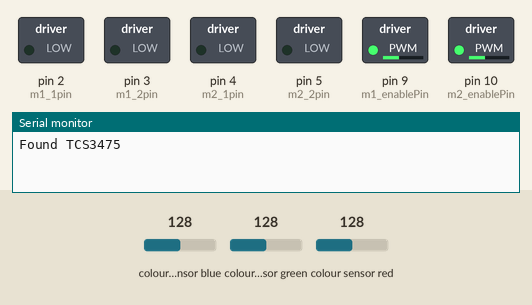
This sketch was run on a simulated Arduino Uno, built with avr-gcc and run on an emulated ATmega328P. On the bench: switched loads named in the sketch (green lamp = pin HIGH), the last lines printed to the serial monitor. Inputs (shaded band) come from the test bench; at power-on: colour sensor blue 128, colour sensor green 128, colour sensor red 128.

Above: at 0.1 s.
At 4.2 s:
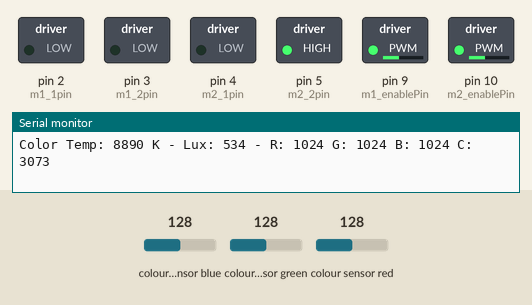
4.3 s: colour sensor blue set to 5
7.3 s: colour sensor green set to 5
10.3 s: colour sensor red set to 5
Timing chart, 0 to 13.3 s (numbered marks = the images above; inputs shaded):
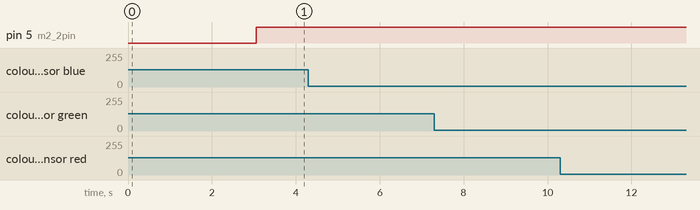

The sketch:

linefollow_01.ino
```cpp
#include "Adafruit_TCS34725.h"

const int m1_enablePin = 9;
const int m1_1pin = 2;
const int m1_2pin = 3;

const int m2_enablePin = 10;
const int m2_1pin = 4;
const int m2_2pin = 5;
const int motorPower = 100;
const int powerPeriod = 10;

Adafruit_TCS34725 tcs = Adafruit_TCS34725();

void setup() {
  pinMode(m1_enablePin , OUTPUT);
  pinMode(m1_1pin , OUTPUT);
  pinMode(m1_2pin , OUTPUT);
  pinMode(m2_enablePin , OUTPUT);
  pinMode(m2_1pin , OUTPUT);
  pinMode(m2_2pin , OUTPUT);

  analogWrite(m1_enablePin, motorPower);
  analogWrite(m2_enablePin, motorPower);

  Serial.begin(9600);
  if (tcs.begin()) {
    Serial.println("Found TCS3475");
  } else {
    Serial.println("No TCS34725 found");
    while (1);
  }
  delay(3000);
}

void loop() {
  uint16_t r, g, b, c, colorTemp, lux; //lux is intensity

  tcs.getRawData(&r, &g, &b, &c);
  colorTemp = tcs.calculateColorTemperature(r, g, b);
  lux = tcs.calculateLux(r, g, b);

  Serial.print("Color Temp: "); Serial.print(colorTemp, DEC); Serial.print(" K - ");
  Serial.print("Lux: "); Serial.print(lux, DEC); Serial.print(" - ");
  Serial.print("R: "); Serial.print(r, DEC); Serial.print(" ");
  Serial.print("G: "); Serial.print(g, DEC); Serial.print(" ");
  Serial.print("B: "); Serial.print(b, DEC); Serial.print(" ");
  Serial.print("C: "); Serial.print(c, DEC); Serial.print(" ");
  Serial.println(" ");

  if(c < 20){
    swingTurnRight(powerPeriod);
  } else {
    swingTurnLeft(powerPeriod);
  }

}
void swingTurnLeft(int period){
  digitalWrite(m1_1pin, LOW);
  digitalWrite(m1_2pin, LOW);
  digitalWrite(m2_1pin, LOW);
  digitalWrite(m2_2pin, HIGH);
  delay(period);
}

void swingTurnRight(int period){
  digitalWrite(m1_1pin, LOW);
  digitalWrite(m1_2pin, HIGH);
  digitalWrite(m2_1pin, LOW);
  digitalWrite(m2_2pin, LOW);
  delay(period);
}
```
